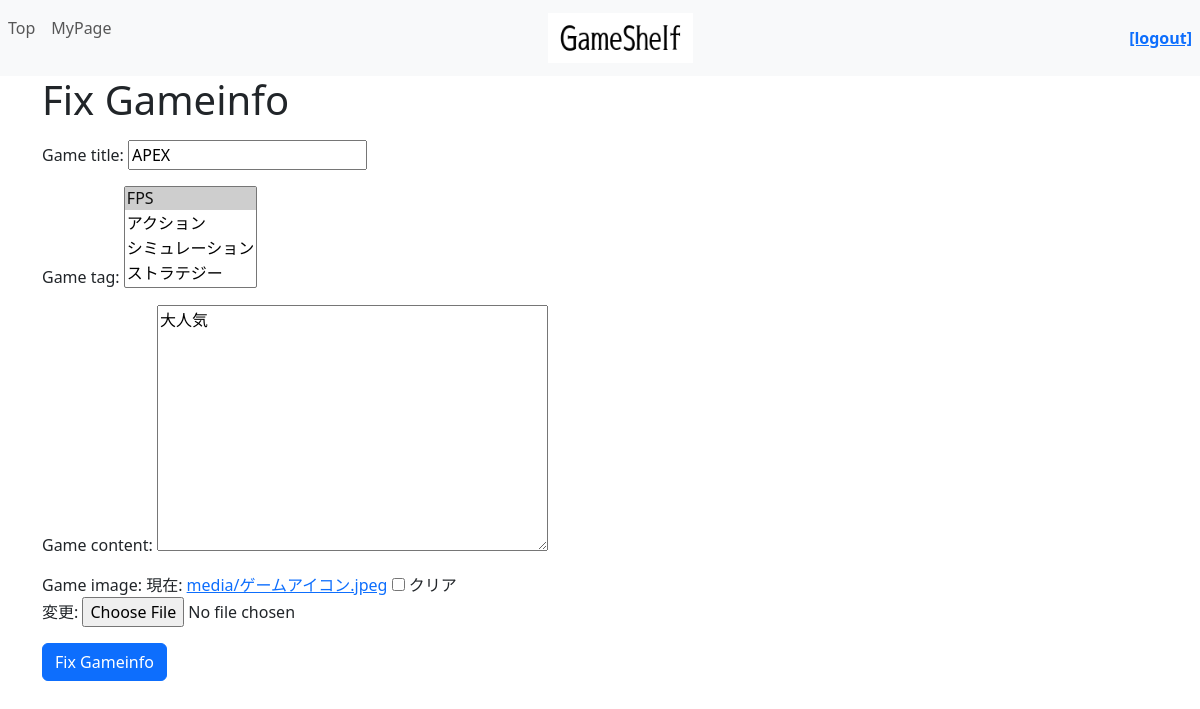
/game/editgame/1, run on an earlier commit of the app's database.
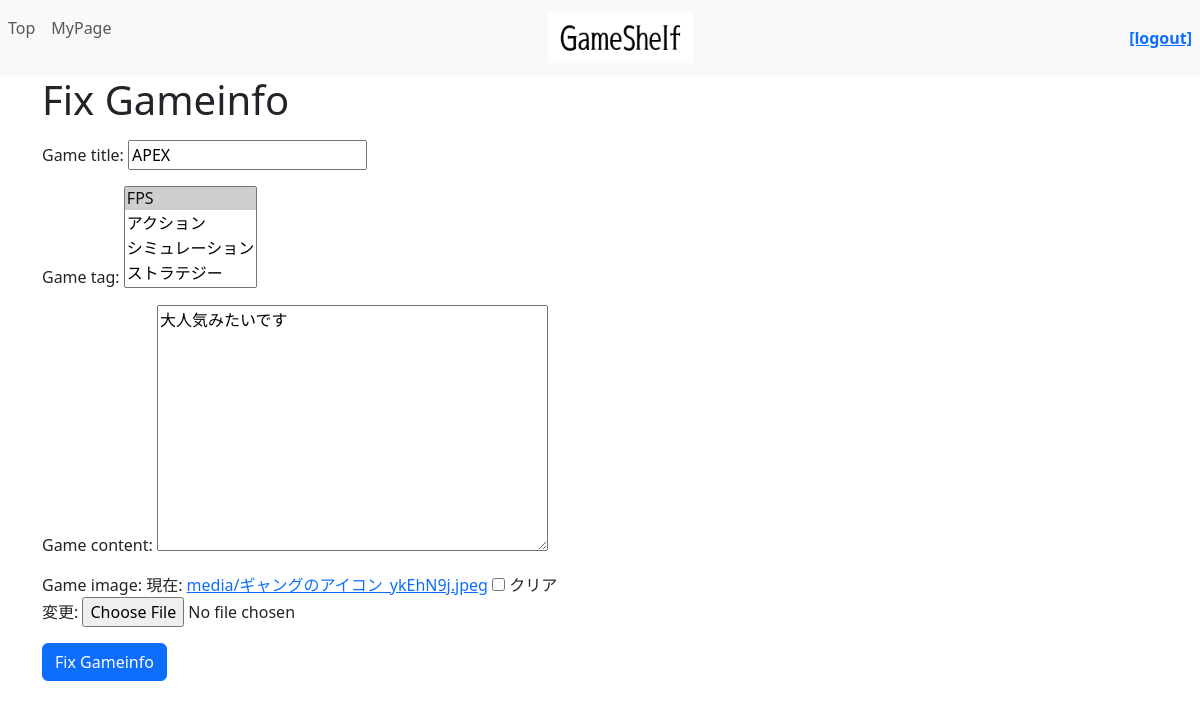
And on a later commit of the database.
### game/models.py (models this page shows, shortened)
class Game(models.Model):
    game_tag = models.ManyToManyField(Tag)
    game_title = models.CharField(max_length=100)
    game_content = models.TextField()
    game_image = models.ImageField(upload_to="media/", blank=True, null=True)

### game/views.py (the view)
# urls.py: path('editgame/<int:game_id>', views.editgame,name="editgame"),
def editgame(request, game_id):
    editgame = Game.objects.get(pk=game_id)
    if request.method == 'POST':
        form = GameCreateForm(request.POST, request.FILES, instance=editgame) #request.FILESが無いとファイルの登録不可、注意
        if form.is_valid():
            game = form.save()
            return redirect('game', game_id=game.id)
    params = {
        "login_user"    :   request.user, #現在のログインユーザー情報（request.user）
        "editgame"      :   editgame,
        "editform"      :   GameCreateForm(instance=editgame)
    }
    return render(request, "game/editgame.html", params)

### game/forms.py
class GameCreateForm(forms.ModelForm):
    class Meta:
        model = Game
        fields=["game_title","game_tag","game_content","game_image"]

### top/models.py (called while the page is built)
    def __str__(self):
        return self.tag

### game/templates/game/editgame.html (shortened to what this page needs)
{% extends "top/layout.html" %}
{% load static %}
{% block content %}
<h1>Fix Gameinfo</h1>
<form action="{% url 'editgame' editgame.id %}" method="post" class="mt-3" enctype="multipart/form-data">
    {{ editform.as_p }}
    <button class="btn btn-primary">Fix Gameinfo</button>
</form>
{% endblock %}

What changed in the data, as far as the page shows it:
changed Game "APEX": game_content "大人気" → "大人気みたいです"
Also different on the page:
text no longer shown: "Game title: Game tag: Game content: Game image: 現在: media/ゲームアイコン.jpeg クリア 変更:"
text now shown: "Game title: Game tag: Game content: Game image: 現在: media/ギャングのアイコン_ykEhN9j.jpeg クリア 変更:"
